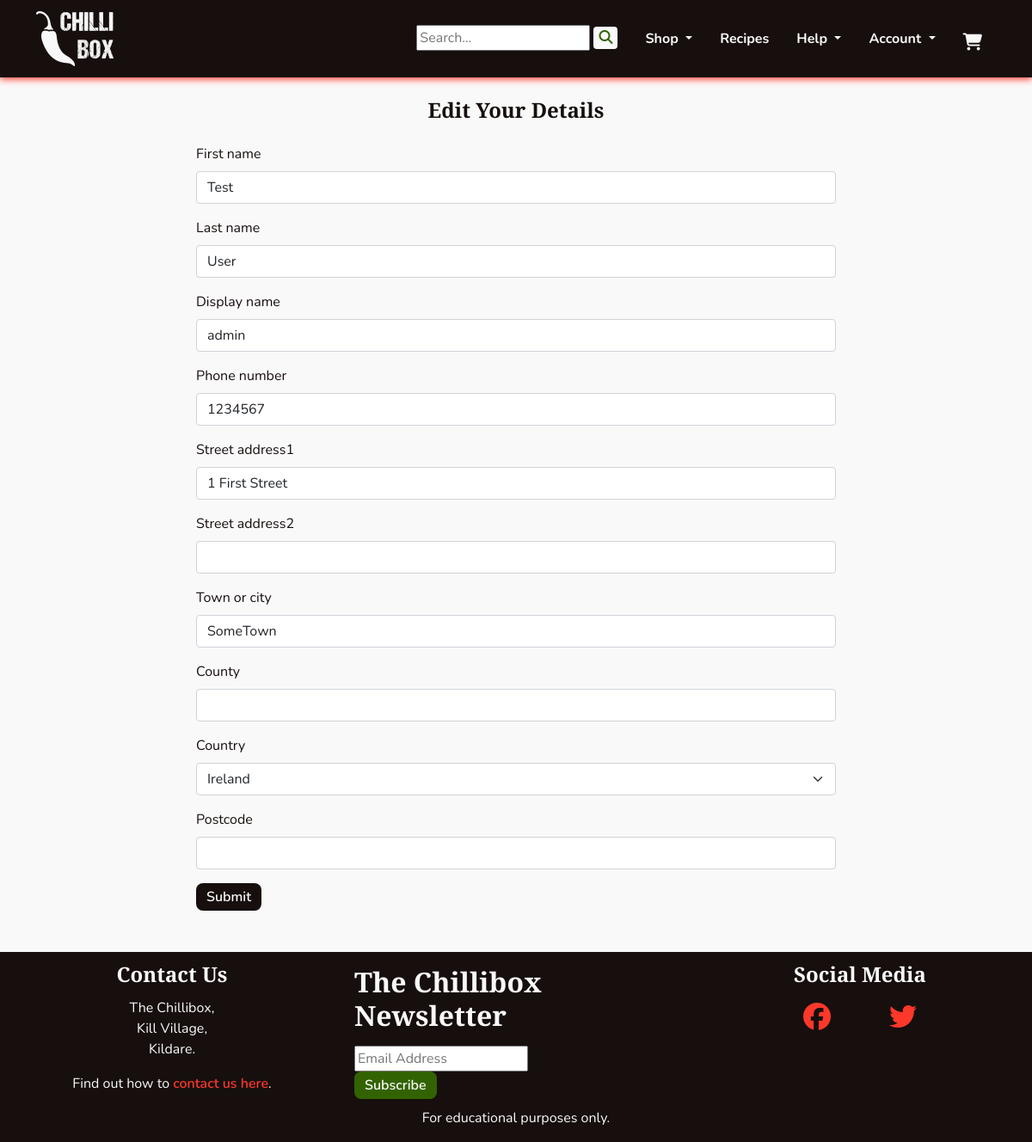
The app's page /profiles/edit_profile/ (signed in) with its own data.
### profiles/models.py (models this page shows, shortened)
class UserProfile(models.Model):
    user = models.OneToOneField(User, on_delete=models.CASCADE)
    first_name = models.CharField(max_length=40, null=True, blank=True)
    last_name = models.CharField(max_length=80, null=True, blank=True)
    display_name = models.CharField(max_length=40, null=True, blank=True)
    phone_number = models.CharField(max_length=20, null=True, blank=True)
    street_address1 = models.CharField(max_length=80, null=True, blank=True)
    street_address2 = models.CharField(max_length=80, null=True, blank=True)
    town_or_city = models.CharField(max_length=40, null=True, blank=True)
    county = models.CharField(max_length=80, null=True, blank=True)
    country = CountryField(blank_label='Country', null=True, blank=True)
    postcode = models.CharField(max_length=20, null=True, blank=True)
    class Meta:
        verbose_name_plural = "User Profiles"

### profiles/views.py (the view)
# urls.py: path('edit_profile/', views.UpdateProfile.as_view(), name='edit_profile'),
class UpdateProfile(LoginRequiredMixin, SuccessMessageMixin, UpdateView):
    model = UserProfile
    form_class = ProfileForm
    template_name = 'profiles/profile_form.html'
    success_url = '/profiles/profile/'
    success_message = 'Your details were updated successfully.'
    def get_object(self):
        return self.request.user.userprofile

### profiles/forms.py
class ProfileForm(forms.ModelForm):
    class Meta:
        model = UserProfile
        exclude = ['user']

### profiles/templates/profiles/profile_form.html (shortened to what this page needs)
{% extends 'base.html' %}
{% load crispy_forms_tags %}
{% block content %}
<div class="container-md">
    <div class="col-md-8 mx-auto">
        <h1 class="headings headings-sm text-center">Edit Your Details</h1>
        <form enctype="multipart/form-data" method="POST">
            {{ form|crispy}}
            <button class="chilli-btn" type="submit chilli-go">Submit</button>
        </form>
    </div>
</div>
{% endblock %}

### static/css/style.css (style rules this page uses)
:root { --site-white: #faf9f9; --site-black: #160f0e; --site-grey: #6b6363; --site-red: #fc382a; --site-dark-red:#bd0000; --site-green: #568729; --site-dark-green: #326300; --site-text-bg: rgba(49, 99, 0, 0.2); --site-car-bg: rgba(245, 241, 238, 0.61); }
html { height: 100%; }
body { font-family: "Nunito", sans-serif; color: var(--site-black); font-size: 1rem; background: var(--site-white); }
h1, h2, h3, h4 { font-family: "Merriweather Sans", "Nunito", sans-serif; font-weight: 900; margin-top: 0.5em; margin-bottom: 0.5em; }
.headings { font-size: 2rem; letter-spacing: 2px; margin: 1em 0; }
.headings-sm { font-size: 1.5rem; letter-spacing: 0; }
button { border: none; }
.chilli-btn { padding: 0.25em 0.75em; font-weight: 600; color: var(--site-white); background-color: var(--site-black); border-radius: 8px; transition: all 0.2s linear; }
select, select option { color: #000000; }

### records on screen
UserProfile: first_name "Test", last_name "User", display_name "admin", phone_number "1234567", street_address1 "1 First Street", town_or_city "SomeTown", country "Ireland"
